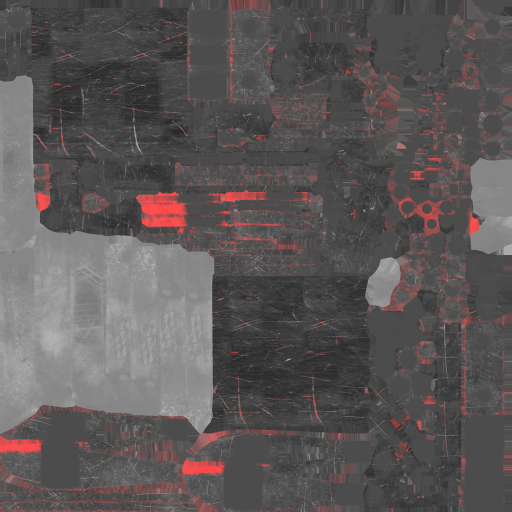
#> input picture mod-src/DS_Zipline/art/generated/tool/tool_metallic_smoothness.png, 1024 x 1024 px, given in place of GAP_2DAE03_Gärtling_Nikolas_C.jpg, which was not available (shown at 1/2 size)
$ python prepare_tool_textures.py
#> lines starting #> are read from the running program, lines starting #| are printed output that depends on the picture; pictures that were not available may be replaced by others from this repository, and a replacement may not be noted
#!/usr/bin/env python3
"""Build deterministic 1024px Unity runtime maps from the CC BY tool textures."""
from pathlib import Path
from PIL import Image

ROOT = Path(__file__).resolve().parents[1]
SOURCE = ROOT / "art/source/tool-boltcutter/textures"
OUTPUT = ROOT / "art/generated/tool"
SIZE = (1024, 1024)
PREFIX = "GAP_2DAE03_Gärtling_Nikolas_"


def load(suffix: str, mode: str) -> Image.Image:
#> called with suffix = 'C', mode = 'RGB'
    with Image.open(SOURCE / f"{PREFIX}{suffix}.jpg") as image:
#> image is the input picture: PIL image 1024x1024 RGBA; mean R, G, B, A 7.8, 0, 0, 168
        return image.convert(mode).resize(SIZE, Image.Resampling.LANCZOS)
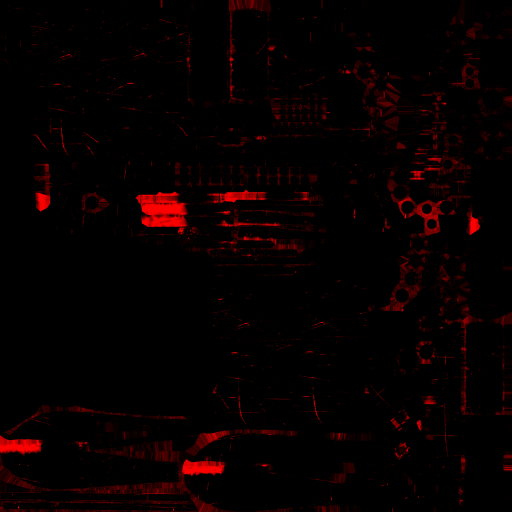
#> returned value: PIL image 1024x1024 RGB (shown at 1/2 size); mean R, G, B 7.8, 0, 0


def main() -> None:
    OUTPUT.mkdir(parents=True, exist_ok=True)
    load("C", "RGB").save(OUTPUT / "tool_albedo.jpg", quality=92, optimize=True, progressive=False)
    load("AO", "L").save(OUTPUT / "tool_ao.jpg", quality=92, optimize=True, progressive=False)
#> call 2 of load, with suffix = 'AO', mode = 'L'
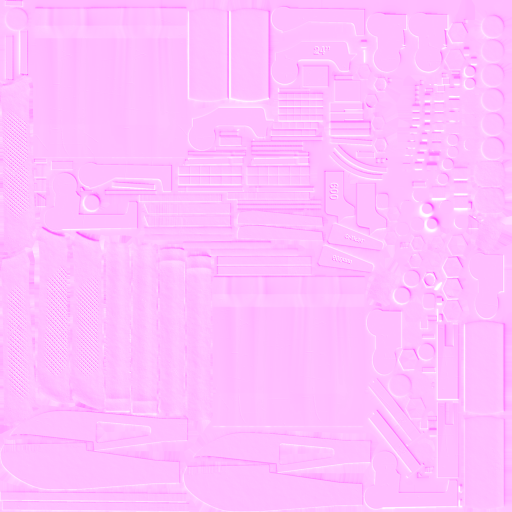
#> input picture mod-src/DS_Zipline/art/generated/tool/tool_normal_dxt.png, 1024 x 1024 px, given in place of GAP_2DAE03_Gärtling_Nikolas_AO.jpg, which was not available (shown at 1/2 size)
#> in load, image is the input picture: PIL image 1024x1024 RGBA; mean R, G, B, A 255, 126.1, 255, 127.8
#> in load (call 2), `return image.convert(mode).resize(SIZE, Image.Resampling.LANCZOS)`:
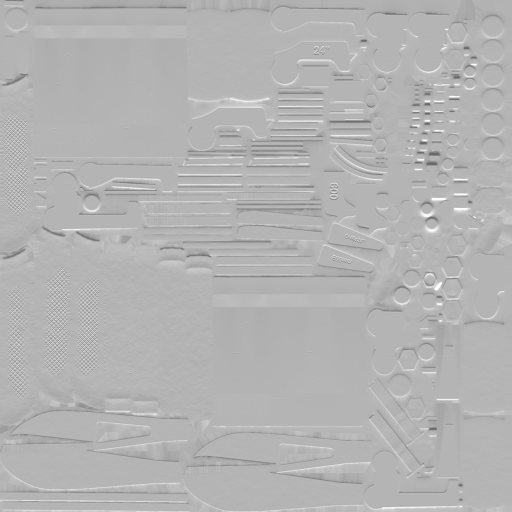
#> returned value: PIL image 1024x1024 L (shown at 1/2 size); min 105, max 255, mean 179.3

    source_normal = load("N", "RGB")
#> call 3 of load, with suffix = 'N', mode = 'RGB'
#> in load (call 3), `return image.convert(mode).resize(SIZE, Image.Resampling.LANCZOS)`:
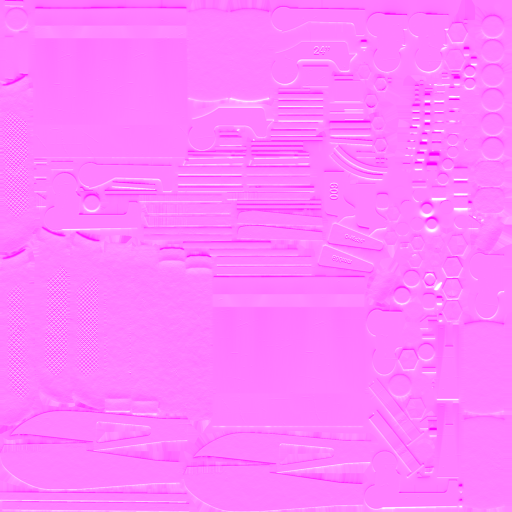
#> returned value: PIL image 1024x1024 RGB (shown at 1/2 size); mean R, G, B 255, 126.1, 255
    red, green, _ = source_normal.split()
#> red: PIL image 1024x1024 L; every value is 255
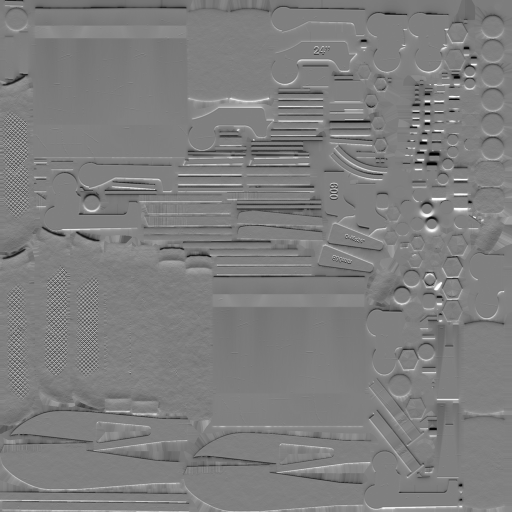
#> green: PIL image 1024x1024 L (shown at 1/2 size); min 0, max 255, mean 126.1
    opaque = Image.new("L", SIZE, 255)
    # Unity Standard's desktop normal unpack reads X from alpha and Y from green.
    Image.merge("RGBA", (opaque, green, opaque, red)).save(
        OUTPUT / "tool_normal_dxt.png", optimize=True, compress_level=9)

    metallic = load("M", "L")
    roughness = load("R", "L")
    smoothness = roughness.point(lambda value: 255 - value)
    zero = Image.new("L", SIZE, 0)
    Image.merge("RGBA", (metallic, zero, zero, smoothness)).save(
        OUTPUT / "tool_metallic_smoothness.png", optimize=True, compress_level=9)

    for path in sorted(OUTPUT.iterdir()):
        print(f"generated {path.relative_to(ROOT)} ({path.stat().st_size // 1024} KiB)")


if __name__ == "__main__":
#> (the run stopped early here; a loop or call above may not have finished)
